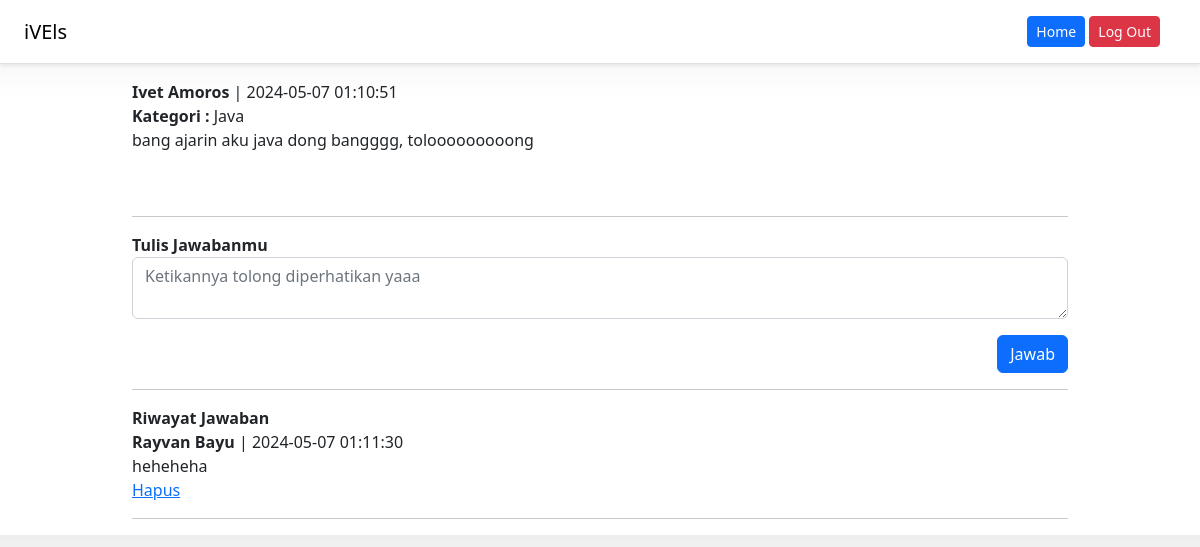
Screenshot of /jawaban.php?id=81 (signed in) with the database file from the repository.
### tables this page shows
CREATE TABLE `pertanyaan` (
  `id_prtyn` int(11) NOT NULL,
  `isi_prtyn` varchar(255) NOT NULL,
  `username_prtyn` varchar(255) DEFAULT NULL,
  `waktu_prtyn` timestamp NOT NULL DEFAULT current_timestamp() ON UPDATE current_timestamp(),
  `id_user` int(11) NOT NULL,
  `kategori` varchar(255) DEFAULT NULL
);

CREATE TABLE `jawaban` (
  `id_jwbn` int(11) NOT NULL,
  `isi_jwbn` varchar(255) NOT NULL,
  `user_id` int(11) DEFAULT NULL,
  `id_prtyn` int(11) DEFAULT NULL,
  `username_jwbn` varchar(255) DEFAULT NULL,
  `waktu_jwbn` timestamp NOT NULL DEFAULT current_timestamp() ON UPDATE current_timestamp()
);

### jawaban.php (the view, shortened to what this page needs)
<!doctype html>
<html lang="en">
  <head>
    <link href="css/pricing.css" rel="stylesheet" >
    <link href="assets/dist/css/bootstrap.min.css" rel="stylesheet" >
    <link href="css/pricing.css" rel="stylesheet">
  </head>
  <body>
    <header class="d-flex flex-column flex-md-row align-items-center p-3 px-md-4 mb-3 bg-white  border-bottom shadow-sm">
    <a style="color: black; text-decoration: none;" class="h5 my-0 me-md-auto fw-normal" href="about.php">iVEls</a>
      <nav class="my-2 my-md-0 me-md-3">
      <a class="w-5 h-5 btn btn-sm btn-primary" type="submit" href="index.php">Home</a>
      <a class="w-5 h-5 btn btn-sm btn-danger" type="submit" href="logout.php">Log Out</a>
      </nav>
  </header>
   <main class="container">
     <div class="row">
       <div class="col-lg-12">
       <?php
        $id_prtyn = $_GET['id'];
        global $conn;
        $sql = $conn->query("SELECT * FROM pertanyaan WHERE id_prtyn = $id_prtyn") or die(mysqli_error($conn));
        $data = $sql->fetch_assoc();
       ?>
       <b><?= $data['username_prtyn'] ?></b> |
          <?= $data['waktu_prtyn'] ?><br>
          <b>Kategori : </b><?= $data['kategori'] ?><br>
          <?= $data['isi_prtyn'] ?>
       <div class="row">
        <div class="col-lg-12">
        </div>
       </div>
       <br><hr>
       </div>
     </div>
     <div class="row">
        <div class="colo-lg-12">
        <form class="form" method="POST" action="">
          <b>Tulis Jawabanmu</b>
            <div class="mb-3">
              <textarea name="isi_jwbn" placeholder="Ketikannya tolong diperhatikan yaaa" class="form-control" value="<?php echo $isi_jwbn; ?>" minlength="5" required></textarea>
            </div>
            <div class="mb-3">
              <input type="submit" class="btn btn-primary float-end" value="Jawab" name="submit_jwbn">
            </div>
          </form>
        </div>
     </div>
     <hr>
        <b>Riwayat Jawaban</b>
        <p>
        <?php
             $query = "SELECT * FROM jawaban WHERE id_prtyn = " . $data['id_prtyn'] . " ORDER BY id_jwbn DESC ";
             $res = mysqli_query($conn, $query);
             while(
               $row = mysqli_fetch_assoc($res)) :?>
          <b>
          <?= $row['username_jwbn'] ?></b> |
          <?= $row['waktu_jwbn'] ?><br>
          <?= $row['isi_jwbn'] ?><br>
          <?php
          if ($_SESSION['id'] == $row['user_id'])
          {?>
          <a href="hapus_jawaban.php?id=<?= $row['id_jwbn']; ?>">Hapus</a>
          <?php }?>
        </p>
        <hr>
        <?php endwhile; ?>
   </main>
  </body>
</html>

### css/pricing.css (style rules this page uses)
body { background-image: linear-gradient(180deg, #eee, #fff 100px, #fff); }
.container { max-width: 960px; }

### rows the page displays
pertanyaan: username_prtyn "Ivet Amoros", waktu_prtyn "2024-05-07 01:10:51", kategori "Java", isi_prtyn "bang ajarin aku java dong bangggg, tolooooooooong"
jawaban: username_jwbn "Rayvan Bayu", waktu_jwbn "2024-05-07 01:11:30", isi_jwbn "heheheha"
